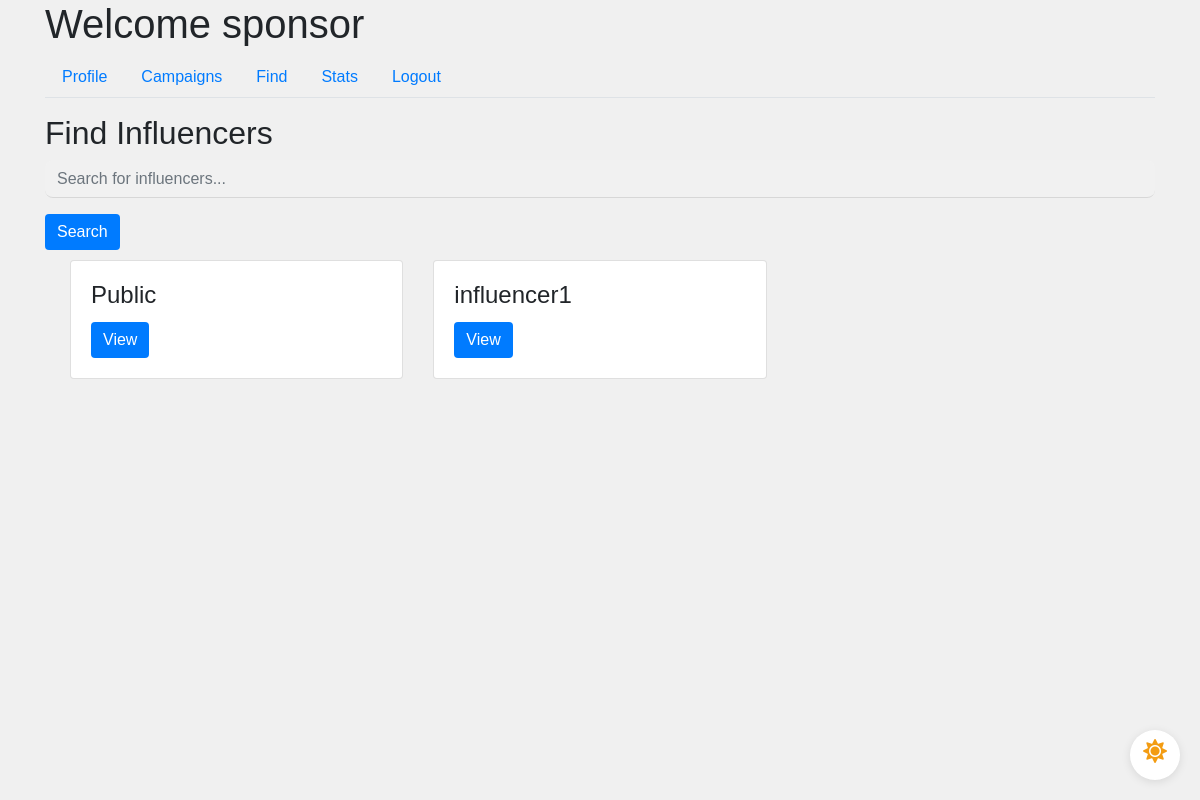
/sponsor/find (signed in), run on an earlier commit of the app's database.
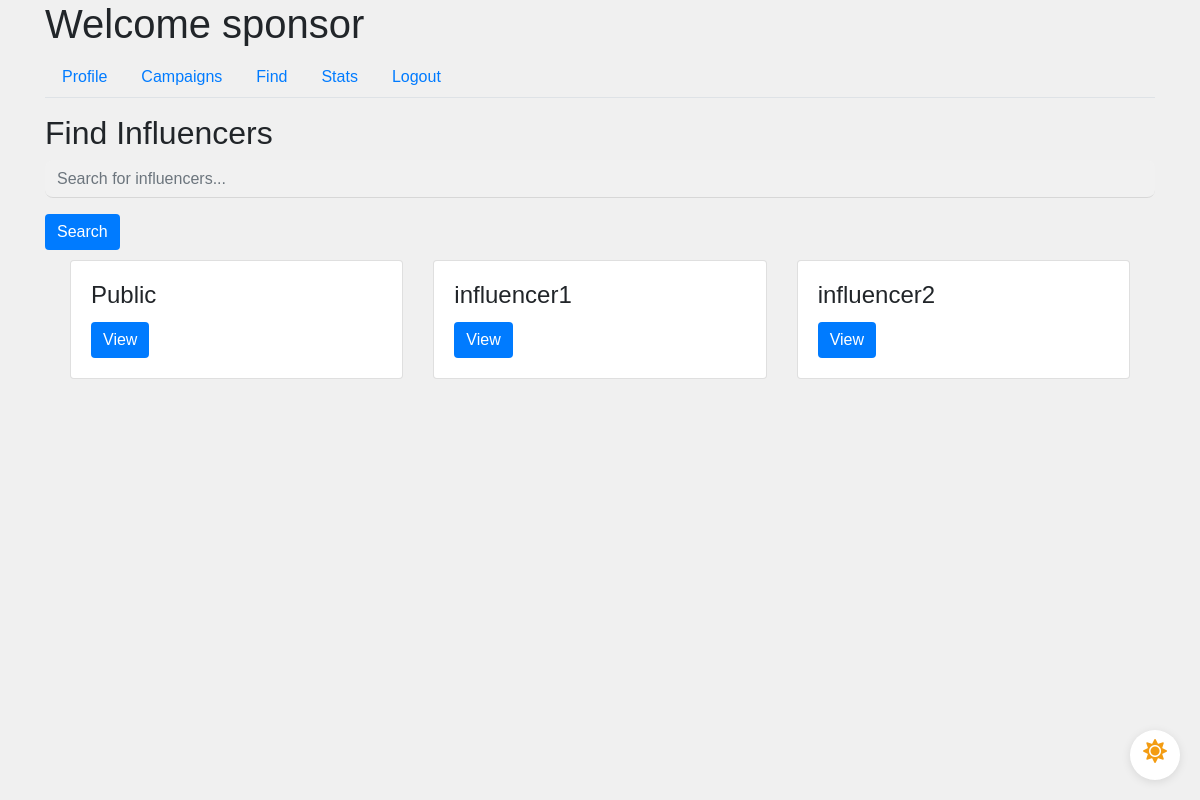
And on a later commit of the database.
### app/models.py (models this page shows, shortened)
class User(UserMixin, db.Model):
    id = db.Column(db.Integer, primary_key=True)
    username = db.Column(db.String(64), unique=True, nullable=False)
    email = db.Column(db.String(120), unique=True, nullable=False)
    password_hash = db.Column(db.String(128), nullable=False)
    role = db.Column(db.String(20), nullable=False)
    industry = db.Column(db.String(120))  # For Sponsors
    platforms = db.Column(db.Text)  # For Influencers
    category = db.Column(db.String(120))  # For Influencers
    niche = db.Column(db.String(120))  # For Influencers
    profile_pic = db.Column(db.String(20), nullable=False, default='download.png')
    flag = db.Column(db.Boolean, default=False, nullable=False)  # Add flag column

### app/routes.py (the view)
@main.route('/sponsor/find')
@login_required
def sponsor_find():
    if current_user.role == 'sponsor':
        active_influencer = User.query.filter_by(role='influencer').all()
        return render_template('sponsor_find.html', sponsor=current_user, active_influencer=active_influencer)
    return redirect(url_for('main.home'))

### app/models.py (called while the page is built)
@login_manager.user_loader
def load_user(user_id):
    return User.query.get(int(user_id))

### app/templates/sponsor_find.html (shortened to what this page needs)
{% extends "sponsor_dashboard.html" %}
{% block tab_content %}
<h2>Find Influencers</h2>
<form method="GET" action="{{ url_for('main.sponsor_find') }}">
    <div class="form-group">
        <input type="text" name="search" class="form-control" placeholder="Search for influencers...">
    </div>
    <button type="submit" class="btn btn-primary">Search</button>
</form>
<div class="scrollable-container sponsor-find-padding">
    <div class="row-container">
        {% for influencer in active_influencer %}
        <div class="col-md-4">
            <div class="request-box card">
                <div class="card-body">
                    <h4 class="card-title">{{ influencer.username }}</h4>
                    <button class="btn btn-primary" data-toggle="modal" data-target="#influencerModal" data-id="{{ influencer.id }}">View</button>
                </div>
            </div>
        </div>
        {% endfor %}
    </div>
</div>
{% endblock %}

What changed in the data, as far as the page shows it:
added User: username "influencer2"
